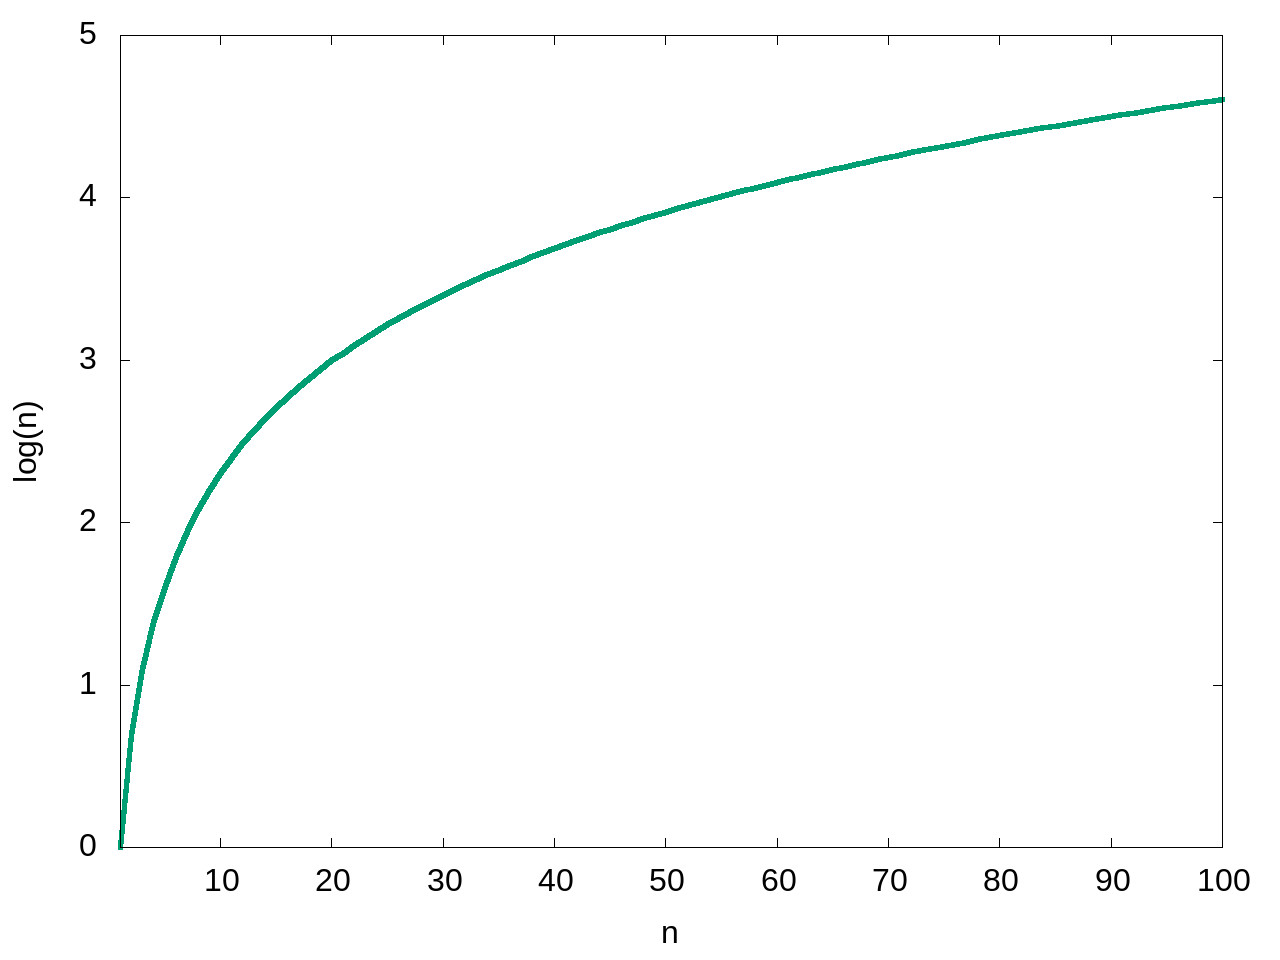

The gnuplot source for this figure:
set terminal jpeg enhanced size 1280,960 font "arial,24.0"
set output "log_n.jpg"
set xlabel "n"
set ylabel "log(n)" 
plot [n=1:100][0:5] log(n) with lines lw 5 lt 2 notitle
